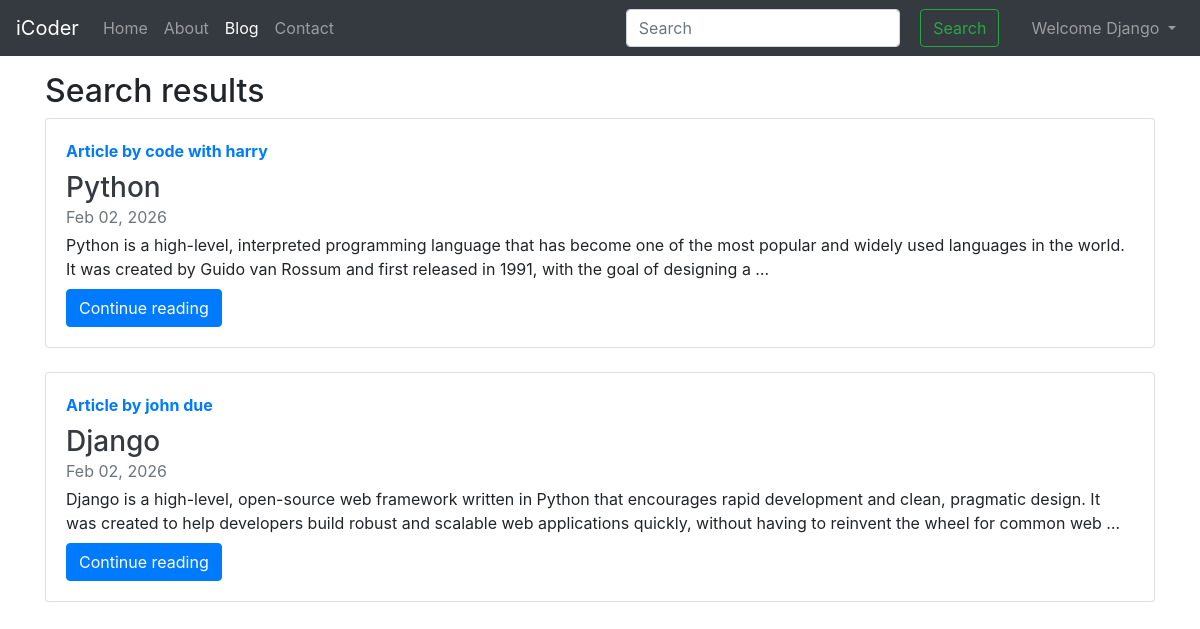
/search/ (signed in), run on the app's committed database.
### blog/models.py (models this page shows, shortened)
class Post(models.Model):
    sno = models.AutoField(primary_key=True)
    title = models.CharField(max_length=266)
    content = models.TextField()
    author = models.CharField(max_length=15)
    slug = models.CharField(max_length=130)
    timestamp = models.DateTimeField(blank=True)

### home/views.py (the view)
# urls.py: path('search/',views.search,name="search"),
def search(request):
    query = request.GET.get('query',' ')
    if len(query)>78:
        allPosts = Post.objects.none()
    else:
        allPostsTitle = Post.objects.filter(title__icontains=query)
        allPostsContent = Post.objects.filter(content__icontains=query)
        allPosts = allPostsTitle.union(allPostsContent)
    if allPosts.count() == 0:
        messages.error(request,"No search result found . Please refine your query")
    params ={'allPosts' : allPosts,'query' : query}
    return render(request,'home/search.html',params)

### templates/home/search.html (shortened to what this page needs)
{% extends 'base.html' %}
{% block blogactive %}active{% endblock blogactive %}
{% block body %}
<div class="container my-3">
    <h2>Search results</h2>
    {% if allPosts|length == 0 %}
        <p>No search results</p>
        <p>
            Your search <b>{{ query }}</b> did not match any documents.
        </p>
        <ul>
            <li>Make sure that all words are spelled correctly</li>
            <li>Try different keywords</li>
            <li>Try more general keywords</li>
        </ul>
    {% else %}
    <div class="row">
        {% for post in allPosts %}
        <div class="col-12 mb-4">
            <div class="card h-100">
                <div class="card-body">
                    <strong class="d-inline-block mb-2 text-primary">
                        Article by {{ post.author }}
                    </strong>
                    <h3 class="card-title mb-0">
                        <a href="{% url 'blogPost' post.slug %}" class="text-dark">
                            {{ post.title }}
                        </a>
                    </h3>
                    <div class="mb-1 text-muted">
                        {{ post.timestamp|date:"M d, Y" }}
                    </div>
                    <p class="card-text mb-auto">
                        {{ post.content|truncatewords:40 }}
                    </p>
                    <a href="{% url 'blogPost' post.slug %}" class="btn btn-primary mt-2">
                        Continue reading
                    </a>
                </div>
            </div>
        </div>
        {% endfor %}
    </div>
    {% endif %}
</div>
{% endblock body %}

### templates/base.html (shortened to what this page needs)
<!doctype html>
<html lang="en">
  <head>
    <link rel="stylesheet" href="https://cdn.jsdelivr.net/npm/bootstrap@4.4.1/dist/css/bootstrap.min.css"
>
  </head>
  <body>
    <nav class="navbar navbar-expand-lg navbar-dark bg-dark">
      <a class="navbar-brand" href="/">iCoder</a>
      <div class="collapse navbar-collapse" id="navbarSupportedContent">
        <ul class="navbar-nav mr-auto">
          <li class="nav-item {% block homeactive %} {% endblock homeactive %}">
            <a class="nav-link" href="/">Home <span class="sr-only">(current)</span></a>
          </li>
          <li class="nav-item {% block aboutactive %} {% endblock aboutactive %}">
            <a class="nav-link" href="/about">About</a>
          </li>
          <li class="nav-item {% block blogactive %} {% endblock blogactive %}">
            <a class="nav-link" href="/blog">Blog</a>
          </li>
          <li class="nav-item {% block contactactive %} {% endblock contactactive %}">
            <a class="nav-link" href="/contact">Contact</a>
          </li>
        </ul>
        <div class="m1-auto form-inline">
        <form method="get" action="/search/" class="my-2 my-lg-0 mx-3">
          <input class="form-control mr-sm-2" type="search" placeholder="Search" aria-label="Search" name="query" id="query">
          <button class="btn btn-outline-success m-2 my-sm-0" type="submit">Search</button>
        </form>
         {% if user.is_authenticated %}
          <ul class="navbar-nav mr-auto">
            <li class="nav-item dropdown">
              <a class="nav-link dropdown-toggle" href="#" id="navabrDropdown" role="button" data-toggle="dropdown" aria-haspopup="true" aria-expanded="false">
                Welcome {{request.user}}
              </a>
            </li>
          </ul>
        {% else %}
          <button type="button" class="btn btn-primary mr-2" data-toggle="modal" data-target="#loginmodal">Login</button>
          <button type="button" class="btn btn-primary mr-2" data-toggle="modal" data-target="#signupmodel">Signup</button>
        {% endif %}
      </div>
    </nav>
    {% block body %}{% endblock body %}
  </body>
</html>

### data on the page
Post: author "code with harry", title "Python", timestamp "Feb 02, 2026", content "Python is a high-level, interpreted programming language that has become one of the most popular and widely used languages in the world. It was created by Guido van Rossum and first released in 1991, with the goal of designing a …"
Post: author "john due", title "Django", timestamp "Feb 02, 2026", content "Django is a high-level, open-source web framework written in Python that encourages rapid development and clean, pragmatic design. It was created to help developers build robust and scalable web applications quickly, without having to reinvent the wheel for common web …"

### other printed values
{{ request.user }} "Django"
